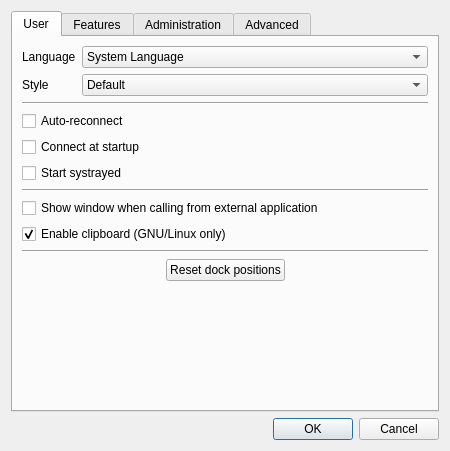
<?xml version="1.0" encoding="UTF-8"?>
<ui version="4.0">
 <class>ConfigWidget</class>
 <widget class="QWidget" name="ConfigWidget">
  <property name="geometry">
   <rect>
    <x>0</x>
    <y>0</y>
    <width>450</width>
    <height>451</height>
   </rect>
  </property>
  <property name="windowTitle">
   <string>XiVO Client Configuration</string>
  </property>
  <property name="windowIcon">
   <iconset resource="xivoclient.qrc">
    <normaloff>:/images/xivoicon.png</normaloff>:/images/xivoicon.png</iconset>
  </property>
  <layout class="QVBoxLayout" name="verticalLayout_2">
   <item>
    <widget class="QTabWidget" name="tabWidget">
     <property name="currentIndex">
      <number>0</number>
     </property>
     <widget class="QWidget" name="user">
      <attribute name="title">
       <string>User</string>
      </attribute>
      <layout class="QVBoxLayout" name="verticalLayout_3">
       <item>
        <layout class="QFormLayout" name="formLayout_8">
         <property name="fieldGrowthPolicy">
          <enum>QFormLayout::AllNonFixedFieldsGrow</enum>
         </property>
         <item row="0" column="0">
          <widget class="QLabel" name="language_label">
           <property name="text">
            <string>Language</string>
           </property>
          </widget>
         </item>
         <item row="0" column="1">
          <widget class="QComboBox" name="language">
           <item>
            <property name="text">
             <string>System Language</string>
            </property>
           </item>
           <item>
            <property name="text">
             <string>English</string>
            </property>
           </item>
           <item>
            <property name="text">
             <string>French</string>
            </property>
           </item>
           <item>
            <property name="text">
             <string>Dutch</string>
            </property>
           </item>
           <item>
            <property name="text">
             <string>Italian (incomplete)</string>
            </property>
           </item>
           <item>
            <property name="text">
             <string>Portuguese (incomplete)</string>
            </property>
           </item>
           <item>
            <property name="text">
             <string>Hungarian (incomplete)</string>
            </property>
           </item>
          </widget>
         </item>
         <item row="1" column="1">
          <widget class="QComboBox" name="style">
           <item>
            <property name="text">
             <string>Default</string>
            </property>
           </item>
           <item>
            <property name="text">
             <string>XiVO</string>
            </property>
           </item>
          </widget>
         </item>
         <item row="1" column="0">
          <widget class="QLabel" name="style_label">
           <property name="text">
            <string>Style</string>
           </property>
          </widget>
         </item>
        </layout>
       </item>
       <item>
        <widget class="Line" name="line">
         <property name="lineWidth">
          <number>1</number>
         </property>
         <property name="orientation">
          <enum>Qt::Horizontal</enum>
         </property>
        </widget>
       </item>
       <item>
        <layout class="QFormLayout" name="formLayout_9">
         <property name="fieldGrowthPolicy">
          <enum>QFormLayout::AllNonFixedFieldsGrow</enum>
         </property>
         <item row="0" column="0">
          <widget class="QCheckBox" name="auto_reconnect">
           <property name="text">
            <string>Auto-reconnect</string>
           </property>
          </widget>
         </item>
         <item row="1" column="0">
          <widget class="QCheckBox" name="startup_connect">
           <property name="text">
            <string>Connect at startup</string>
           </property>
          </widget>
         </item>
         <item row="2" column="0">
          <widget class="QCheckBox" name="start_systrayed">
           <property name="text">
            <string>Start systrayed</string>
           </property>
          </widget>
         </item>
        </layout>
       </item>
       <item>
        <widget class="Line" name="line_3">
         <property name="orientation">
          <enum>Qt::Horizontal</enum>
         </property>
        </widget>
       </item>
       <item>
        <layout class="QFormLayout" name="formLayout_10">
         <item row="0" column="0">
          <widget class="QCheckBox" name="show_window_on_call">
           <property name="text">
            <string>Show window when calling from external application</string>
           </property>
          </widget>
         </item>
         <item row="1" column="0">
          <widget class="QCheckBox" name="enable_clipboard">
           <property name="text">
            <string>Enable clipboard (GNU/Linux only)</string>
           </property>
           <property name="checked">
            <bool>true</bool>
           </property>
          </widget>
         </item>
        </layout>
       </item>
       <item>
        <widget class="Line" name="line_2">
         <property name="orientation">
          <enum>Qt::Horizontal</enum>
         </property>
        </widget>
       </item>
       <item>
        <layout class="QHBoxLayout" name="horizontalLayout">
         <item>
          <spacer name="horizontalSpacer">
           <property name="orientation">
            <enum>Qt::Horizontal</enum>
           </property>
           <property name="sizeHint" stdset="0">
            <size>
             <width>40</width>
             <height>20</height>
            </size>
           </property>
          </spacer>
         </item>
         <item>
          <widget class="QPushButton" name="reset_docks">
           <property name="text">
            <string>Reset dock positions</string>
           </property>
          </widget>
         </item>
         <item>
          <spacer name="horizontalSpacer_2">
           <property name="orientation">
            <enum>Qt::Horizontal</enum>
           </property>
           <property name="sizeHint" stdset="0">
            <size>
             <width>40</width>
             <height>20</height>
            </size>
           </property>
          </spacer>
         </item>
        </layout>
       </item>
       <item>
        <spacer name="verticalSpacer">
         <property name="orientation">
          <enum>Qt::Vertical</enum>
         </property>
         <property name="sizeHint" stdset="0">
          <size>
           <width>20</width>
           <height>40</height>
          </size>
         </property>
        </spacer>
       </item>
      </layout>
     </widget>
     <widget class="QWidget" name="features">
      <attribute name="title">
       <string>Features</string>
      </attribute>
      <layout class="QVBoxLayout" name="verticalLayout">
       <item>
        <widget class="QToolBox" name="features_chooser">
         <property name="frameShape">
          <enum>QFrame::NoFrame</enum>
         </property>
         <property name="currentIndex">
          <number>0</number>
         </property>
         <widget class="QWidget" name="presence">
          <property name="geometry">
           <rect>
            <x>0</x>
            <y>0</y>
            <width>410</width>
            <height>163</height>
           </rect>
          </property>
          <attribute name="label">
           <string>Presence</string>
          </attribute>
          <layout class="QFormLayout" name="formLayout_6">
           <item row="0" column="0">
            <widget class="QCheckBox" name="enable_presence_reporting">
             <property name="text">
              <string>Presence reporting</string>
             </property>
             <property name="checked">
              <bool>true</bool>
             </property>
            </widget>
           </item>
          </layout>
         </widget>
         <widget class="QWidget" name="screen_popup">
          <property name="geometry">
           <rect>
            <x>0</x>
            <y>0</y>
            <width>292</width>
            <height>107</height>
           </rect>
          </property>
          <attribute name="label">
           <string>Screen popup</string>
          </attribute>
          <layout class="QFormLayout" name="formLayout_5">
           <property name="fieldGrowthPolicy">
            <enum>QFormLayout::AllNonFixedFieldsGrow</enum>
           </property>
           <item row="3" column="0">
            <widget class="QLabel" name="max_screen_popups_label">
             <property name="text">
              <string>Max screen popups</string>
             </property>
            </widget>
           </item>
           <item row="3" column="1">
            <widget class="QSpinBox" name="max_screen_popups">
             <property name="minimum">
              <number>1</number>
             </property>
             <property name="maximum">
              <number>99</number>
             </property>
             <property name="value">
              <number>4</number>
             </property>
            </widget>
           </item>
           <item row="1" column="0">
            <widget class="QCheckBox" name="enable_screen_popup">
             <property name="text">
              <string>Screen Popup</string>
             </property>
             <property name="checked">
              <bool>true</bool>
             </property>
            </widget>
           </item>
           <item row="2" column="0">
            <widget class="QCheckBox" name="enable_auto_open_url">
             <property name="text">
              <string>Allow automatic URL opening</string>
             </property>
             <property name="checked">
              <bool>true</bool>
             </property>
            </widget>
           </item>
          </layout>
         </widget>
         <widget class="QWidget" name="history">
          <property name="geometry">
           <rect>
            <x>0</x>
            <y>0</y>
            <width>153</width>
            <height>45</height>
           </rect>
          </property>
          <attribute name="label">
           <string>History</string>
          </attribute>
          <layout class="QFormLayout" name="formLayout_4">
           <property name="fieldGrowthPolicy">
            <enum>QFormLayout::AllNonFixedFieldsGrow</enum>
           </property>
           <item row="0" column="0">
            <widget class="QLabel" name="history_size_label">
             <property name="text">
              <string>History size</string>
             </property>
            </widget>
           </item>
           <item row="0" column="1">
            <widget class="QSpinBox" name="history_size">
             <property name="minimum">
              <number>1</number>
             </property>
             <property name="value">
              <number>10</number>
             </property>
            </widget>
           </item>
          </layout>
         </widget>
         <widget class="QWidget" name="contacts">
          <property name="geometry">
           <rect>
            <x>0</x>
            <y>0</y>
            <width>410</width>
            <height>163</height>
           </rect>
          </property>
          <attribute name="label">
           <string>Contacts</string>
          </attribute>
          <layout class="QFormLayout" name="formLayout_3">
           <item row="1" column="0">
            <widget class="QLabel" name="max_contacts_displayed_label">
             <property name="text">
              <string>Maximum of contacts displayed</string>
             </property>
            </widget>
           </item>
           <item row="1" column="1">
            <widget class="QSpinBox" name="max_contacts_displayed">
             <property name="minimum">
              <number>1</number>
             </property>
             <property name="value">
              <number>30</number>
             </property>
            </widget>
           </item>
          </layout>
         </widget>
         <widget class="QWidget" name="queue_list">
          <property name="geometry">
           <rect>
            <x>0</x>
            <y>0</y>
            <width>409</width>
            <height>139</height>
           </rect>
          </property>
          <attribute name="label">
           <string>Queue list</string>
          </attribute>
          <layout class="QVBoxLayout" name="verticalLayout_7">
           <item>
            <layout class="QFormLayout" name="formLayout_7">
             <item row="0" column="0">
              <widget class="QCheckBox" name="show_longest_wait_time">
               <property name="text">
                <string>Show longest wait time</string>
               </property>
               <property name="checked">
                <bool>true</bool>
               </property>
              </widget>
             </item>
            </layout>
           </item>
           <item>
            <layout class="QGridLayout" name="gridLayout" columnstretch="9,0,0,0">
             <item row="0" column="1">
              <widget class="QLabel" name="middle_threshold_label">
               <property name="text">
                <string>Orange</string>
               </property>
               <property name="alignment">
                <set>Qt::AlignCenter</set>
               </property>
              </widget>
             </item>
             <item row="0" column="2">
              <widget class="QLabel" name="high_threshold_label">
               <property name="text">
                <string>Red</string>
               </property>
               <property name="alignment">
                <set>Qt::AlignCenter</set>
               </property>
              </widget>
             </item>
             <item row="1" column="0">
              <widget class="QLabel" name="longest_wait_time_label">
               <property name="text">
                <string>Longest wait time thresholds</string>
               </property>
              </widget>
             </item>
             <item row="1" column="1">
              <widget class="QSpinBox" name="spinBox">
               <property name="maximum">
                <number>99999</number>
               </property>
               <property name="value">
                <number>5</number>
               </property>
              </widget>
             </item>
             <item row="1" column="2">
              <widget class="QSpinBox" name="spinBox_2">
               <property name="maximum">
                <number>99999</number>
               </property>
               <property name="value">
                <number>10</number>
               </property>
              </widget>
             </item>
             <item row="2" column="0">
              <widget class="QLabel" name="waiting_calls_label">
               <property name="text">
                <string>Waiting calls thresholds</string>
               </property>
              </widget>
             </item>
             <item row="2" column="1">
              <widget class="QSpinBox" name="spinBox_3">
               <property name="maximum">
                <number>99999</number>
               </property>
               <property name="value">
                <number>5</number>
               </property>
              </widget>
             </item>
             <item row="2" column="2">
              <widget class="QSpinBox" name="spinBox_4">
               <property name="maximum">
                <number>99999</number>
               </property>
               <property name="value">
                <number>10</number>
               </property>
              </widget>
             </item>
             <item row="2" column="3">
              <widget class="QLabel" name="waiting_calls_unit_label">
               <property name="text">
                <string>calls</string>
               </property>
              </widget>
             </item>
             <item row="1" column="3">
              <widget class="QLabel" name="longest_wait_time_unit_label">
               <property name="text">
                <string>seconds</string>
               </property>
              </widget>
             </item>
            </layout>
           </item>
           <item>
            <spacer name="verticalSpacer_2">
             <property name="orientation">
              <enum>Qt::Vertical</enum>
             </property>
             <property name="sizeHint" stdset="0">
              <size>
               <width>20</width>
               <height>40</height>
              </size>
             </property>
            </spacer>
           </item>
          </layout>
         </widget>
         <widget class="QWidget" name="queue_members">
          <property name="geometry">
           <rect>
            <x>0</x>
            <y>0</y>
            <width>192</width>
            <height>40</height>
           </rect>
          </property>
          <attribute name="label">
           <string>Queue Members</string>
          </attribute>
          <layout class="QFormLayout" name="formLayout_12">
           <item row="0" column="0">
            <widget class="QCheckBox" name="hide_unlogged_agents">
             <property name="text">
              <string>Hide unlogged agents</string>
             </property>
            </widget>
           </item>
          </layout>
         </widget>
        </widget>
       </item>
      </layout>
     </widget>
     <widget class="QWidget" name="administration">
      <attribute name="title">
       <string>Administration</string>
      </attribute>
      <layout class="QVBoxLayout" name="verticalLayout_8">
       <item>
        <layout class="QGridLayout" name="gridLayout_2" columnstretch="0,9,0,3,1">
         <item row="0" column="0">
          <widget class="QLabel" name="server_label">
           <property name="text">
            <string>Server</string>
           </property>
          </widget>
         </item>
         <item row="0" column="1">
          <widget class="QLineEdit" name="server">
           <property name="text">
            <string>demo.xivo.fr</string>
           </property>
          </widget>
         </item>
         <item row="0" column="2">
          <widget class="QLabel" name="port_label">
           <property name="text">
            <string>Port</string>
           </property>
          </widget>
         </item>
         <item row="0" column="4">
          <widget class="QPushButton" name="encrypted">
           <property name="baseSize">
            <size>
             <width>0</width>
             <height>0</height>
            </size>
           </property>
           <property name="text">
            <string/>
           </property>
           <property name="icon">
            <iconset>
             <normaloff>images/padlock.png</normaloff>images/padlock.png</iconset>
           </property>
           <property name="iconSize">
            <size>
             <width>20</width>
             <height>20</height>
            </size>
           </property>
           <property name="checkable">
            <bool>true</bool>
           </property>
          </widget>
         </item>
         <item row="1" column="0">
          <widget class="QLabel" name="backup_server_label">
           <property name="text">
            <string>Backup server</string>
           </property>
          </widget>
         </item>
         <item row="1" column="1">
          <widget class="QLineEdit" name="backup_server"/>
         </item>
         <item row="1" column="2">
          <widget class="QLabel" name="backup_port_label">
           <property name="text">
            <string>Port</string>
           </property>
          </widget>
         </item>
         <item row="1" column="4">
          <widget class="QPushButton" name="backup_encrypted">
           <property name="baseSize">
            <size>
             <width>0</width>
             <height>0</height>
            </size>
           </property>
           <property name="text">
            <string/>
           </property>
           <property name="icon">
            <iconset resource="config.qrc">
             <normaloff>:/padlock.png/images/padlock.png</normaloff>:/padlock.png/images/padlock.png</iconset>
           </property>
           <property name="iconSize">
            <size>
             <width>20</width>
             <height>20</height>
            </size>
           </property>
          </widget>
         </item>
         <item row="1" column="3">
          <widget class="QSpinBox" name="backup_port">
           <property name="minimum">
            <number>1</number>
           </property>
           <property name="maximum">
            <number>65535</number>
           </property>
           <property name="value">
            <number>5003</number>
           </property>
          </widget>
         </item>
         <item row="0" column="3">
          <widget class="QSpinBox" name="port">
           <property name="minimum">
            <number>1</number>
           </property>
           <property name="maximum">
            <number>65535</number>
           </property>
           <property name="value">
            <number>5003</number>
           </property>
          </widget>
         </item>
        </layout>
       </item>
       <item>
        <layout class="QFormLayout" name="formLayout_2">
         <property name="fieldGrowthPolicy">
          <enum>QFormLayout::AllNonFixedFieldsGrow</enum>
         </property>
         <item row="0" column="0">
          <widget class="QCheckBox" name="show_agent_options">
           <property name="text">
            <string>Show agent options</string>
           </property>
           <property name="checked">
            <bool>true</bool>
           </property>
          </widget>
         </item>
        </layout>
       </item>
      </layout>
     </widget>
     <widget class="QWidget" name="advanced">
      <attribute name="title">
       <string>Advanced</string>
      </attribute>
      <layout class="QFormLayout" name="formLayout">
       <property name="fieldGrowthPolicy">
        <enum>QFormLayout::AllNonFixedFieldsGrow</enum>
       </property>
       <item row="1" column="0">
        <widget class="QLabel" name="auto_reconnect_interval_label">
         <property name="text">
          <string>Auto-reconnect interval</string>
         </property>
        </widget>
       </item>
       <item row="1" column="1">
        <widget class="QSpinBox" name="auto_reconnect_interval">
         <property name="minimum">
          <number>1</number>
         </property>
         <property name="maximum">
          <number>3600</number>
         </property>
         <property name="singleStep">
          <number>5</number>
         </property>
         <property name="value">
          <number>20</number>
         </property>
        </widget>
       </item>
       <item row="2" column="0">
        <widget class="QLabel" name="keepalive_interval">
         <property name="text">
          <string>Keepalive interval</string>
         </property>
        </widget>
       </item>
       <item row="2" column="1">
        <widget class="QSpinBox" name="keepalive_interval_2">
         <property name="minimum">
          <number>1</number>
         </property>
         <property name="maximum">
          <number>3600</number>
         </property>
         <property name="singleStep">
          <number>5</number>
         </property>
         <property name="value">
          <number>5</number>
         </property>
        </widget>
       </item>
       <item row="3" column="0">
        <widget class="QCheckBox" name="allow_multiple_instances">
         <property name="text">
          <string>Allow multiple instances</string>
         </property>
        </widget>
       </item>
      </layout>
     </widget>
    </widget>
   </item>
   <item>
    <widget class="QDialogButtonBox" name="buttonBox">
     <property name="standardButtons">
      <set>QDialogButtonBox::Cancel|QDialogButtonBox::Ok</set>
     </property>
    </widget>
   </item>
  </layout>
 </widget>
 <resources>
  <include location="config.qrc"/>
  <include location="xivoclient.qrc"/>
 </resources>
 <connections/>
</ui>
